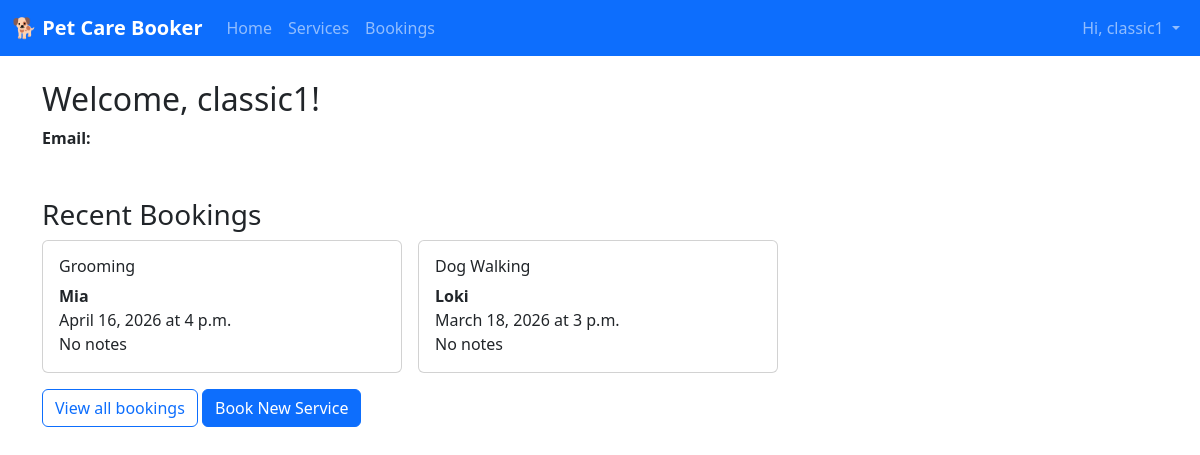
Screenshot of /accounts/profile/ (signed in) with the database file from the repository.
### accounts/models.py (models this page shows, shortened)
class Booking(models.Model):
    SERVICE_CHOICES = [
        ('dog_walking', 'Dog Walking'),
        ('grooming', 'Grooming'),
        ('boarding', 'Boarding'),
    ]
    user = models.ForeignKey(User, on_delete=models.CASCADE)
    service = models.CharField(max_length=20, choices=SERVICE_CHOICES)
    pet_name = models.CharField(max_length=100)
    date = models.DateField()
    time = models.TimeField()
    notes = models.TextField(blank=True)
    created = models.DateTimeField(auto_now_add=True)

### accounts/views.py (the view)
# urls.py: path("profile/", ProfileView.as_view(), name="profile"),
class ProfileView(LoginRequiredMixin, TemplateView):
    template_name = "accounts/profile.html"
    login_url = "login"
    redirect_field_name = "next"
    def get_context_data(self, **kwargs):
        context = super().get_context_data(**kwargs)
        context["user"] = self.request.user
        context["bookings"] = (
            Booking.objects.filter(user=self.request.user)
            .order_by("-created")[:5]
        )
        return context

### accounts/templates/accounts/profile.html (shortened to what this page needs)
{% extends 'accounts/base.html' %}
{% block content %}
<div class="row">
  <div class="col-md-8">
    <h2>Welcome, {{ user.username }}!</h2>
    <p><strong>Email:</strong> {{ user.email }}</p>
    <h3 class="mt-5">Recent Bookings</h3>
    {% if bookings %}
      <div class="row g-3">
        {% for booking in bookings %}
          <div class="col-md-6">
            <div class="card">
              <div class="card-body">
                <h6 class="card-title">{{ booking.get_service_display }}</h6>
                <p class="card-text">
                  <strong>{{ booking.pet_name }}</strong><br>
                  {{ booking.date }} at {{ booking.time }}<br>
                  {{ booking.notes|default:"No notes" }}
                </p>
              </div>
            </div>
          </div>
        {% endfor %}
      </div>
    {% else %}
      <p class="text-muted">No bookings yet. <a href="{% url 'book' %}">Book your first service</a>.</p>
    {% endif %}
  </div>
</div>
<a href="{% url 'bookings' %}" class="btn btn-outline-primary mt-3">View all bookings</a>
<a href="{% url 'book' %}" class="btn btn-primary mt-3">Book New Service</a>
{% endblock %}

### accounts/templates/accounts/base.html (shortened to what this page needs)
<!DOCTYPE html>
<html lang="en">
<head>
  <link href="https://cdn.jsdelivr.net/npm/bootstrap@5.3.3/dist/css/bootstrap.min.css" rel="stylesheet">
</head>
<body>
  <nav class="navbar navbar-expand-lg navbar-dark bg-primary">
    <div class="container-fluid">
      <a class="navbar-brand fw-bold" href="/">🐕 Pet Care Booker</a>
      <div class="collapse navbar-collapse" id="navbarNav">
        <ul class="navbar-nav me-auto">
          <li class="nav-item">
            <a class="nav-link" href="/">Home</a>
          </li>
          <li class="nav-item">
            <a class="nav-link" href="{% url 'services' %}">Services</a>
          </li>
          <li class="nav-item">
            <a class="nav-link" href="{% url 'bookings' %}">Bookings</a>
          </li>
        </ul>
        <ul class="navbar-nav">
          {% if user.is_authenticated %}
            <li class="nav-item dropdown">
              <a class="nav-link dropdown-toggle" href="#" role="button" data-bs-toggle="dropdown" aria-expanded="false">
                Hi, {{ user.username }}
              </a>
            </li>
          {% endif %}
        </ul>
      </div>
    </div>
  </nav>
  <main class="container mt-4">
    {% block content %}{% endblock %}
  </main>
</body>
</html>

### rows the page displays
Booking: service "Grooming", pet_name "Mia", date "April 16, 2026", time "4 p.m.", notes "No notes"
Booking: service "Dog Walking", pet_name "Loki", date "March 18, 2026", time "3 p.m.", notes "No notes"

### other values shown
{{ user.username }} "classic1"
